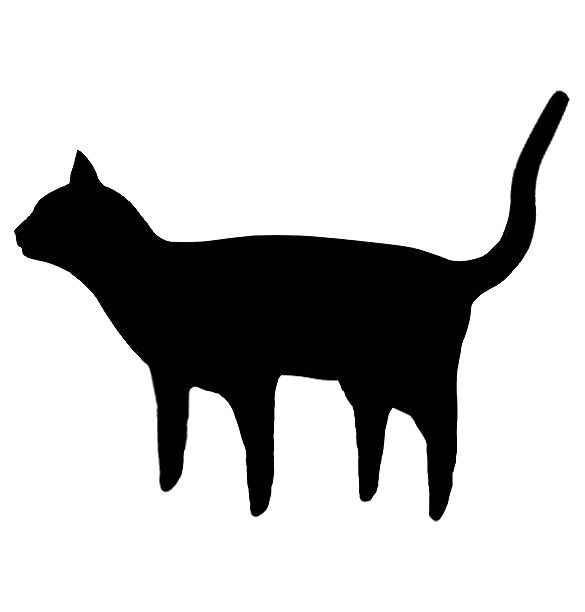
#> input picture examples/cat/input/cat_silhouette.jpg, 585 x 612 px
$ python cat_waveform.py
#> lines starting #> are read from the running program, lines starting #| are printed output that depends on the picture; after the words box and inside, x2 and y2 are one past the last pixel; in counts of white or black regions, pixels touching at a corner belong together
### python/image_shaped_audio.py
"""Reshape audio so its waveform traces a silhouette.

Python version of imageShapedAudio.m and plotShapedAudio.m. Same steps, same
defaults, no MATLAB needed.

Command line:

    python image_shaped_audio.py shape.png sound.wav --wav out.wav --plot out.svg

From Python:

    from image_shaped_audio import shape_audio, plot_shaped_audio
    result = shape_audio("shape.png", "sound.wav")
    result.write("out.wav")
    plot_shaped_audio(result, "out.svg")

Sample indices are 0-based with an exclusive stop, like Python slices, so
MATLAB's Segment=[6500 37200] is segment=(6499, 37200) here.
"""

from __future__ import annotations

import argparse
import re
from dataclasses import dataclass
from pathlib import Path

import numpy as np
import soundfile as sf
from PIL import Image
from scipy import ndimage
from scipy.interpolate import CubicSpline
from scipy.signal import find_peaks

VECTOR_FORMATS = {".svg", ".pdf", ".eps", ".ps"}


@dataclass
class ShapedAudio:
    """Output of shape_audio. All curves are in the same units as `audio`."""

    audio: np.ndarray  # (samples, channels)
    sample_rate: int
    top: np.ndarray  # outline, one value per sample
    bottom: np.ndarray
    midline: np.ndarray
    segment: tuple[int, int]  # [start, stop) samples that were shaped
    mask: np.ndarray  # the traced shape, True inside

    # [11 lines left out: function write, not called in this run]


def shape_audio(
    image,
    audio,
    *,
    segment="auto",
    silence_threshold: float = 0.05,
    envelope_window: int = 50,
    shape_color: str = "auto",
    peak: float = 0.9,
) -> ShapedAudio:
    """Trace the largest solid shape in `image` and pour `audio` into it.

    segment           -- (start, stop) samples to shape, "auto" (trim leading
                         and trailing silence) or "all". Samples outside it
                         become the flat lead-in and lead-out lines.
    silence_threshold -- for "auto": level, as a fraction of the peak, that
                         counts as sound.
    envelope_window   -- peak-envelope window in samples. Bigger is smoother
                         but hugs the outline less tightly.
    shape_color       -- "dark", "light", or "auto" (whichever covers less of
                         the image). Ignored for images with transparency,
                         where the opaque part is the shape.
    peak              -- output amplitude of the outline's most extreme point.
    """
    if not 0 <= silence_threshold <= 1:
        raise ValueError("silence_threshold must be between 0 and 1")
    if envelope_window < 1:
        raise ValueError("envelope_window must be a positive integer")
    if not 0 < peak <= 1:
        raise ValueError("peak must be in (0, 1]")

    # Shape: image -> top and bottom edge of each pixel column
    mask = trace_shape(image, shape_color)
    top_px, bottom_px = column_edges(mask)
    if len(top_px) < 2:
        raise ValueError("The traced shape is only one pixel wide.")

    # Sound
    x, fs = sf.read(audio, always_2d=True, dtype="float64")
    n = len(x)
    start, stop = resolve_segment(segment, x, fs, silence_threshold)
    seg_len = stop - start
    if seg_len <= envelope_window:
        raise ValueError(
            f"The segment ({seg_len} samples) must be longer than "
            f"envelope_window ({envelope_window})."
        )

    # Outline: stretch the columns across the segment, hold the ends flat
    at = np.linspace(0, len(top_px) - 1, seg_len)
    cols = np.arange(len(top_px))
    top = _hold_ends(np.interp(at, cols, top_px), start, n - stop)
    bottom = _hold_ends(np.interp(at, cols, bottom_px), start, n - stop)

    height = top - bottom
    midline = (top + bottom) / 2

    # Start from zero so the lead-in line sits at silence.
    offset = midline[0]
    top, bottom, midline = top - offset, bottom - offset, midline - offset

    # Pour each channel into the outline
    shaped = np.empty_like(x)
    for c in range(x.shape[1]):
        wave = x[:, c].copy()

        # Flatten the segment to [-1/2, 1/2] using its own peak envelope.
        upper, lower = peak_envelope(wave[start:stop], envelope_window)
        span = upper - lower
        span = np.maximum(span, 1e-3 * span.max() + np.finfo(float).eps)
        wave[start:stop] = (wave[start:stop] - (upper + lower) / 2) / span

        # The spline envelope can dip under the signal (mostly near the
        # ends); clamp so nothing pokes outside the outline.
        wave = np.clip(wave, -0.5, 0.5)

        shaped[:, c] = midline + height * wave

    # Scale so the outline's extreme point hits `peak`
    extent = np.abs(np.concatenate([top, bottom])).max()
    if extent == 0:
        raise ValueError("The traced shape has no height.")
    scale = peak / extent

    return ShapedAudio(
        audio=shaped * scale,
        sample_rate=fs,
        top=top * scale,
        bottom=bottom * scale,
        midline=midline * scale,
        segment=(start, stop),
        mask=mask,
    )


def trace_shape(image, shape_color: str = "auto") -> np.ndarray:
    """Binary mask of the largest solid shape in the image."""
    if shape_color not in ("auto", "dark", "light"):
        raise ValueError('shape_color must be "auto", "dark" or "light"')

    img = Image.open(image)
    mask = None
    if img.mode in ("RGBA", "LA", "PA") or "transparency" in img.info:
        alpha = np.asarray(img.convert("RGBA"))[..., 3]
        if alpha.min() < alpha.max():
            # Transparent background: the opaque part is the shape.
            mask = alpha > alpha.max() / 2

    if mask is None:
        gray = np.asarray(img.convert("L"))
        mask = gray > otsu_threshold(gray)  # True = light pixels
        if shape_color == "dark" or (shape_color == "auto" and mask.mean() > 0.5):
            mask = ~mask

    mask = ndimage.binary_fill_holes(mask)

    # Keep only the largest blob (8-connected, like MATLAB's bwareafilt).
    labels, count = ndimage.label(mask, structure=np.ones((3, 3)))
    if count == 0:
        raise ValueError(f"No shape found in {image}.")
    sizes = np.bincount(labels.ravel())
    sizes[0] = 0
    return labels == sizes.argmax()


def otsu_threshold(gray: np.ndarray) -> int:
    """Otsu's threshold for an 8-bit image (same rule as MATLAB's graythresh)."""
    hist = np.bincount(gray.ravel(), minlength=256).astype(float)
    p = hist / hist.sum()
    omega = np.cumsum(p)
    mu = np.cumsum(p * np.arange(256))
    with np.errstate(divide="ignore", invalid="ignore"):
        between = (mu[-1] * omega - mu) ** 2 / (omega * (1 - omega))
    between = np.nan_to_num(between, nan=0.0, posinf=0.0)
    best = np.flatnonzero(between == between.max())
    return int(round(best.mean()))


def column_edges(mask: np.ndarray) -> tuple[np.ndarray, np.ndarray]:
    """Highest and lowest pixel of the shape in each column, measured upward
    from the bottom of the image."""
    h = mask.shape[0]
    cols = np.flatnonzero(mask.any(axis=0))
    sub = mask[:, cols[0] : cols[-1] + 1]
    first_row = sub.argmax(axis=0)
    last_row = h - 1 - sub[::-1].argmax(axis=0)
    return (h - first_row).astype(float), (h - last_row).astype(float)


# [39 lines left out: functions resolve_segment, peak_envelope, not called in this run]


def _hold_ends(y: np.ndarray, before: int, after: int) -> np.ndarray:
    return np.concatenate([np.full(before, y[0]), y, np.full(after, y[-1])])


# [170 lines left out: functions plot_shaped_audio, _compact_svg, plot_spectrum, main, not called in this run]


# [2 lines that do not run on import are left out]

### python/cat_waveform.py
"""The cat-shaped meow, start to finish. Python version of catwaveform.m.

Reads examples/cat/input and writes to examples/cat/output (or --out DIR):
    cat-shape-meow.wav                 the shaped audio
    cat_signal.svg (+ _dark)           full plot, lead-in and lead-out included
    cat_signal_cropped.svg (+ _dark)   just the cat
    cat_signal_cropped.png             just the cat, high resolution for zooming
then shows the plots and the Fourier transform of the cat.
"""

import argparse
from pathlib import Path

import matplotlib.pyplot as plt

from image_shaped_audio import plot_shaped_audio, plot_spectrum, shape_audio

CAT = Path(__file__).resolve().parent.parent / "examples" / "cat"


def main():
    parser = argparse.ArgumentParser(description="Build the cat-shaped meow.")
    parser.add_argument(
        "--out",
        type=Path,
        default=CAT / "output",
        help="output folder (default: examples/cat/output)",
    )
    args = parser.parse_args()
    args.out.mkdir(parents=True, exist_ok=True)

    # Pour the meow into the cat. The meow itself is samples 6499:37200 of the
    # mp3 (MATLAB's 6500:37200). Leave segment out and shape_audio finds it on
    # its own by trimming the silence.
    meow = shape_audio(
        CAT / "input" / "cat_silhouette.jpg",
        CAT / "input" / "cat-meow.mp3",
        segment=(6499, 37200),
    )
#> in trace_shape, img is the input picture: PIL image 585x612 L; min 0, max 255, mean 198.5
#> in otsu_threshold, `hist = np.bincount(gray.ravel(), minlength=256).astype(float)`: hist = 256 values, max 272641 at index 255, min 2 at index 135, mean 1398.5
#> in otsu_threshold, `p = hist / hist.sum()`: p = 256 values, max 0.762 at index 255, min 5.59e-06 at index 135, mean 0.00391
#> in otsu_threshold, `omega = np.cumsum(p)`: omega = 256 values from 0.0479 to 1
#> in otsu_threshold, `mu = np.cumsum(p * np.arange(256))`: mu = 256 values from 0 to 198.5
#> in otsu_threshold, `between = np.nan_to_num(between, nan=0.0, posinf=0.0)`: between = 256 values, max 11035.9 at index 128, min 0 at index 255, mean 10891.7
#> in otsu_threshold, `best = np.flatnonzero(between == between.max())`: best = [128]
#> in trace_shape, `mask = gray > otsu_threshold(gray)`: mask: shape (612, 585) bool; 77.8% white; 1 black region, box (x1, y1, x2, y2) and area: (14, 91, 569, 521) 79622
#> in trace_shape, `mask = ~mask`:
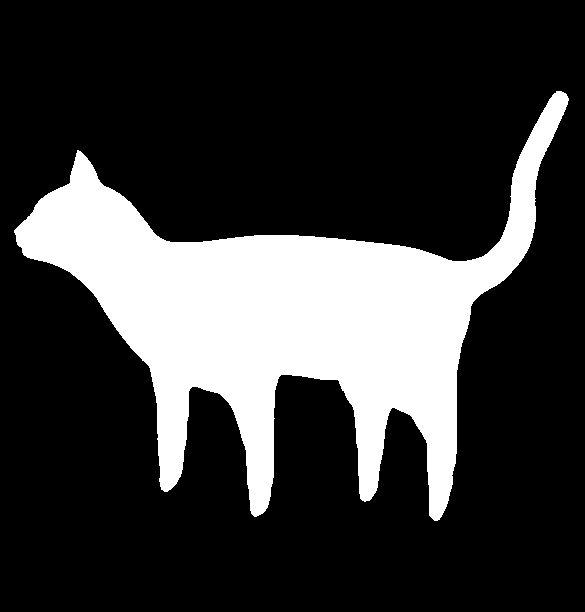
#> mask: shape (612, 585) bool; 22.2% white; 1 white region, box (x1, y1, x2, y2) and area: (14, 91, 569, 521) 79622
#> in trace_shape, `labels, count = ndimage.label(mask, structure=np.ones((3, 3)))`: count = 1
#> in trace_shape, `sizes = np.bincount(labels.ravel())`: sizes = [278398, 79622]
#> in column_edges, `cols = np.flatnonzero(mask.any(axis=0))`: cols = 555 values from 14 to 568
#> in column_edges, `sub = mask[:, cols[0] : cols[-1] + 1]`:
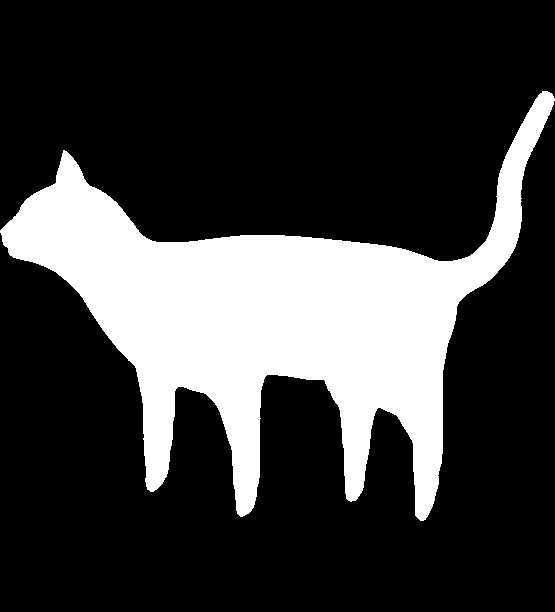
#> sub: shape (612, 555) bool; 23.4% white; 1 white region, box (x1, y1, x2, y2) and area: (0, 91, 555, 521) 79622
#> in column_edges, `first_row = sub.argmax(axis=0)`: first_row = 555 values, max 261 at index 438, min 91 at index 542, mean 217.7
#> in column_edges, `last_row = h - 1 - sub[::-1].argmax(axis=0)`: last_row = 555 values, max 520 at index 420, min 100 at index 554, mean 360.3
#> in shape_audio, `top_px, bottom_px = column_edges(mask)`: top_px = 555 values, max 521 at index 542, min 351 at index 438, mean 394.3; bottom_px = 555 values, max 512 at index 554, min 92 at index 420, mean 251.7
    meow.write(
        args.out / "cat-shape-meow.wav", title="Cat Shaped Meow", artist="James Wang"
    )

    # Draw it: full and cropped, plus light-outline versions for dark mode
    dark_outline = "#e6edf3"
    plot_shaped_audio(meow, args.out / "cat_signal.svg")
    plt.close(
        plot_shaped_audio(meow, args.out / "cat_signal_dark.svg", outline_color=dark_outline)
    )

    plot_shaped_audio(meow, args.out / "cat_signal_cropped.svg", crop=True)
    plt.close(
        plot_shaped_audio(
            meow, args.out / "cat_signal_cropped_dark.svg", crop=True, outline_color=dark_outline
        )
    )
    plt.close(plot_shaped_audio(meow, args.out / "cat_signal_cropped.png", crop=True))

    # Bonus: the Fourier transform of a cat
    _, ax = plot_spectrum(meow)
    ax.set_title("Fourier Transform of Cat")

    print(f"Wrote cat-shape-meow.wav and the cat_signal figures to {args.out}")
    plt.show()


if __name__ == "__main__":
    main()
#> (the call stopped at in shape_audio, `x, fs = sf.read(audio, always_2d=True, dtype="float64")`: soundfile is not available in this run)
